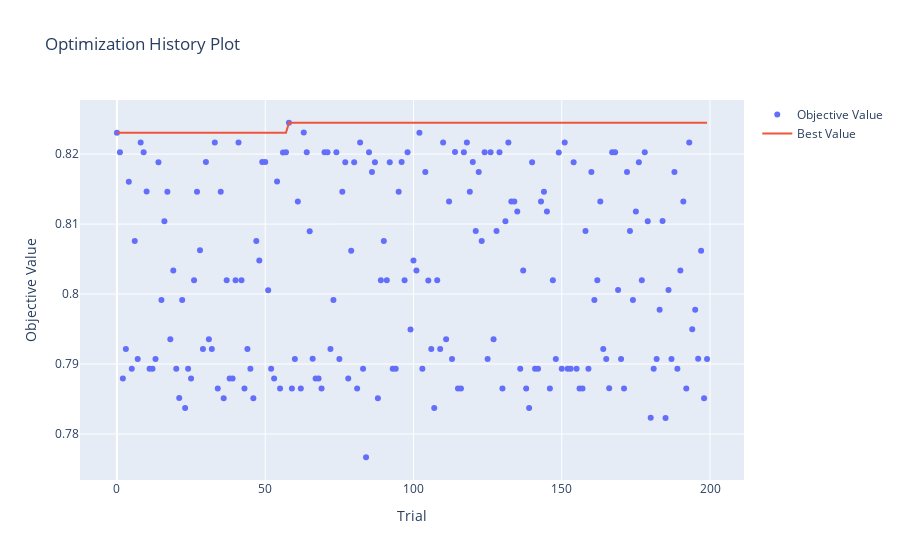

Write notebook code for a chart like this one.
### Code cell
# Visualize the optimization history of the Optuna study.
# This plot shows how the objective function value has evolved across different trials.

optuna.visualization.plot_optimization_history(study)

### Figure 1 — Plotly figure (JSON) as saved in the notebook; plotly's stock layout.template omitted (floating-point values rounded to 4 significant figures; data arrays with more than 128 entries replaced by an {"elided": "..."} marker saying what was removed)
{"data": [{"mode": "markers", "name": "Objective Value", "type": "scatter", "x": {"elided": "200 int values"}, "y": {"elided": "200 float values"}}, {"mode": "lines", "name": "Best Value", "type": "scatter", "x": {"elided": "200 int values"}, "y": {"elided": "200 float values"}}, {"marker": {"color": "#cccccc"}, "mode": "markers", "name": "Infeasible Trial", "showlegend": false, "type": "scatter", "x": [], "y": []}], "layout": {"title": {"text": "Optimization History Plot"}, "xaxis": {"title": {"text": "Trial"}}, "yaxis": {"title": {"text": "Objective Value"}}}}
